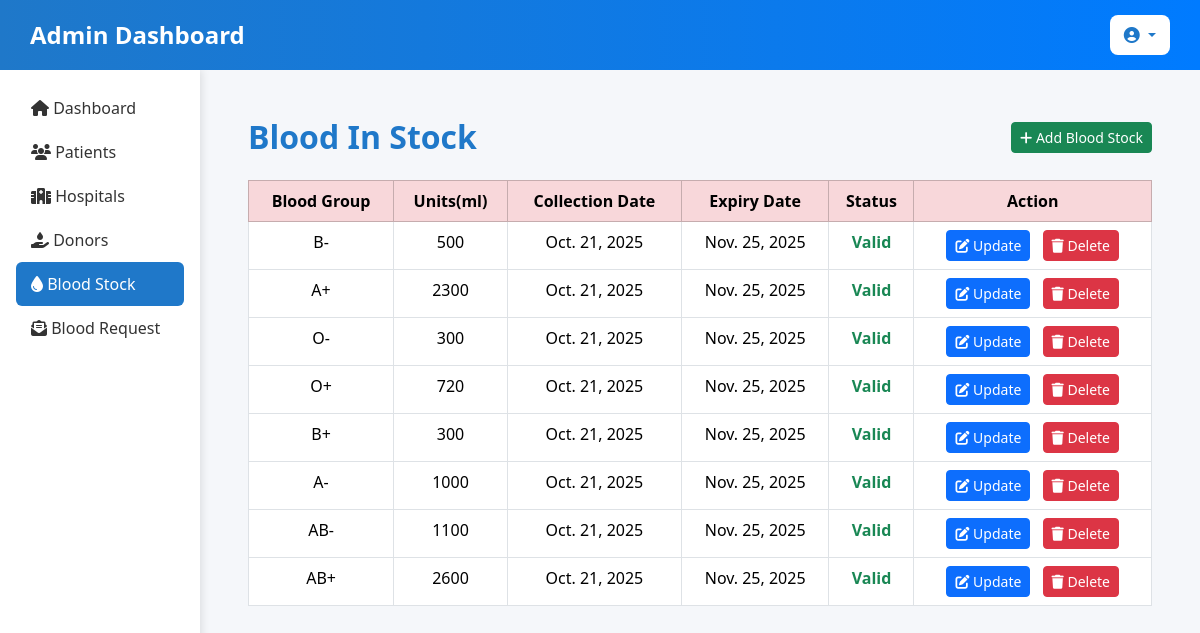
Screenshot of /bloodstock/ with the database file from the repository.
### blood_bank_app/models.py (models this page shows, shortened)
class BloodStock(models.Model):
    BLOOD_GROUPS = BLOOD_GROUP_CHOICES
    blood_group = models.CharField(max_length=3, choices=BLOOD_GROUPS, unique=True)
    units = models.PositiveIntegerField(default=0)
    collection_date = models.DateField(auto_now_add=True)
    expiry_date = models.DateField(blank=True, null=True)
    last_updated = models.DateTimeField(auto_now=True)
    def is_expired(self):
        return self.expiry_date and self.expiry_date < date.today()
    def is_near_expiry(self):
        return self.expiry_date and (self.expiry_date - date.today()).days <= 5

### blood_bank_app/views.py (the view)
# urls.py: path('bloodstock/', views.blood_stock_list, name='blood_stock_list'),
def blood_stock_list(request):
    stocks = BloodStock.objects.all()
    expired_stocks = [s for s in stocks if s.is_expired()]
    near_expiry_stocks = [s for s in stocks if s.is_near_expiry()]
    context = {
        'stocks': stocks,
        'expired_stocks': expired_stocks,
        'near_expiry_stocks': near_expiry_stocks,
        'today': date.today(),
    }
    return render(request, 'admin/blood_stock_list.html', context)

### blood_bank_app/templates/admin/blood_stock_list.html (shortened to what this page needs)
<!DOCTYPE html>
<html lang="en">
<head>
    <link rel="stylesheet" href="https://cdnjs.cloudflare.com/ajax/libs/font-awesome/6.4.2/css/all.min.css">
    <link href="https://cdn.jsdelivr.net/npm/bootstrap@5.3.3/dist/css/bootstrap.min.css" rel="stylesheet">
</head>
<body>
     <nav class="navbar d-flex justify-content-between align-items-center">
        <h1 class="text-white mb-0">Admin Dashboard</h1>
        <div class="dropdown">
            <button class="btn btn-light dropdown-toggle" type="button" id="adminDropdown" data-bs-toggle="dropdown" aria-expanded="false">
                <i class="fa-solid fa-user-circle"></i> {{ request.user.username }}
            </button>
        </div>
    </nav>
    <div class="container-fluid">
        <div class="row">
            <div class="col-md-2 p-3 sidebar">
                <nav class="nav flex-column">
                    <a class="nav-link" href="{% url 'dashboard' %}">
                        <i class="fa-solid fa-home"></i> Dashboard
                    </a>
                    <a class="nav-link" href="{% url 'admin_patients' %}">
                        <i class="fa-solid fa-users"></i> Patients
                    </a>
                    <a class="nav-link" href="{% url 'admin_hospitals' %}">
                        <i class="fa-solid fa-hospital"></i> Hospitals
                    </a>
                    <a class="nav-link" href="{% url 'admin_donors_list' %}">
                        <i class="fa-solid fa-hand-holding-droplet"></i> Donors
                    </a>
                    <a class="nav-link active" href="{% url 'blood_stock_list' %}">
                        <i class="fa-solid fa-droplet"></i> Blood Stock
                    </a>
                    <a class="nav-link" href="{% url 'admin_blood_request' %}">
                        <i class="fa-solid fa-envelope-open-text"></i> Blood Request
                    </a>
                </nav>
            </div>
            <div class="col-md-10 p-4">
    <div class="card-dashboard p-4">
        <div class="d-flex justify-content-between align-items-center mb-4">
            <h2 class="mb-0">Blood In Stock</h2>
            <a href="{% url 'add_blood_stock' %}" class="btn btn-success btn-sm">
                <i class="fa-solid fa-plus"></i> Add Blood Stock
            </a>
        </div>
            <table class="table table-bordered text-center">
                <thead class="table-danger">
                    <tr>
                    <th>Blood Group</th>
                    <th>Units(ml)</th>
                    <th>Collection Date</th>
                    <th>Expiry Date</th>
                    <th>Status</th>
                    <th>Action</th>
                    </tr>
                </thead>
                <tbody>
                    {% for stock in stocks %}
                    <tr
                    class="{% if stock.is_expired %}table-danger{% elif stock.is_near_expiry %}table-warning{% endif %}">
                    <td>{{ stock.blood_group }}</td>
                    <td>{{ stock.units }}</td>
                    <td>{{ stock.collection_date }}</td>
                    <td>{{ stock.expiry_date }}</td>
                    <td>
                        {% if stock.is_expired %}
                        <span class="text-danger fw-bold">Expired</span>
                        {% elif stock.is_near_expiry %}
                        <span class="text-warning fw-bold">Expiring Soon</span>
                        {% else %}
                        <span class="text-success fw-bold">Valid</span>
                        {% endif %}
                    </td>
                    <td>
                        <a href="{% url 'update_blood_stock' stock.id %}" class="btn btn-primary btn-sm me-2">
                            <i class="fa-solid fa-pen-to-square"></i> Update
                        </a>
                        <a href="{% url 'delete_blood_stock' stock.id %}" class="btn btn-danger btn-sm" onclick="return confirm('Are you sure you want to delete this record?')">
                            <i class="fa-solid fa-trash"></i> Delete
                        </a>
                    </td>
                    </tr>
                    {% empty %}
                    <tr>
                        <td colspan="4" class="text-center text-muted">No stock records found.</td>
                    </tr>
                    {% endfor %}
                </tbody>
            </table>
        </div>
    </div>
</div>
        </div>
</body>
</html>

### blood_bank_app/templates/admin/blood_stock_list.html (style rules this page uses)
body { background-color: #f5f7fa; font-family: 'Segoe UI', Tahoma, Geneva, Verdana, sans-serif; }
.navbar { background: linear-gradient(90deg, #1F78C9, #007BFF); padding: 15px 30px; }
.navbar h1 { font-size: 24px; font-weight: 600; }
.dropdown .btn { background-color: #fff; color: #1F78C9; font-weight: 500; border: none; border-radius: 8px; padding: 8px 14px; }
.sidebar { min-height: 100vh; background: #fff; box-shadow: 2px 0 8px rgba(0,0,0,0.1); }
.sidebar .nav-link { color: #333; font-weight: 500; padding: 10px 15px; }
.sidebar .nav-link.active { background-color: #1F78C9; color: #fff; border-radius: 6px; }
h2 { color: #1F78C9; font-weight: 600; margin-bottom: 20px; }

### rows the page displays
BloodStock: blood_group "B-", units "500", collection_date "Oct. 21, 2025", expiry_date "Nov. 25, 2025", shows "Valid"
BloodStock: blood_group "A+", units "2300", collection_date "Oct. 21, 2025", expiry_date "Nov. 25, 2025", shows "Valid"
BloodStock: blood_group "O-", units "300", collection_date "Oct. 21, 2025", expiry_date "Nov. 25, 2025", shows "Valid"
BloodStock: blood_group "O+", units "720", collection_date "Oct. 21, 2025", expiry_date "Nov. 25, 2025", shows "Valid"
BloodStock: blood_group "B+", units "300", collection_date "Oct. 21, 2025", expiry_date "Nov. 25, 2025", shows "Valid"
BloodStock: blood_group "A-", units "1000", collection_date "Oct. 21, 2025", expiry_date "Nov. 25, 2025", shows "Valid"
BloodStock: blood_group "AB-", units "1100", collection_date "Oct. 21, 2025", expiry_date "Nov. 25, 2025", shows "Valid"
BloodStock: blood_group "AB+", units "2600", collection_date "Oct. 21, 2025", expiry_date "Nov. 25, 2025", shows "Valid"
